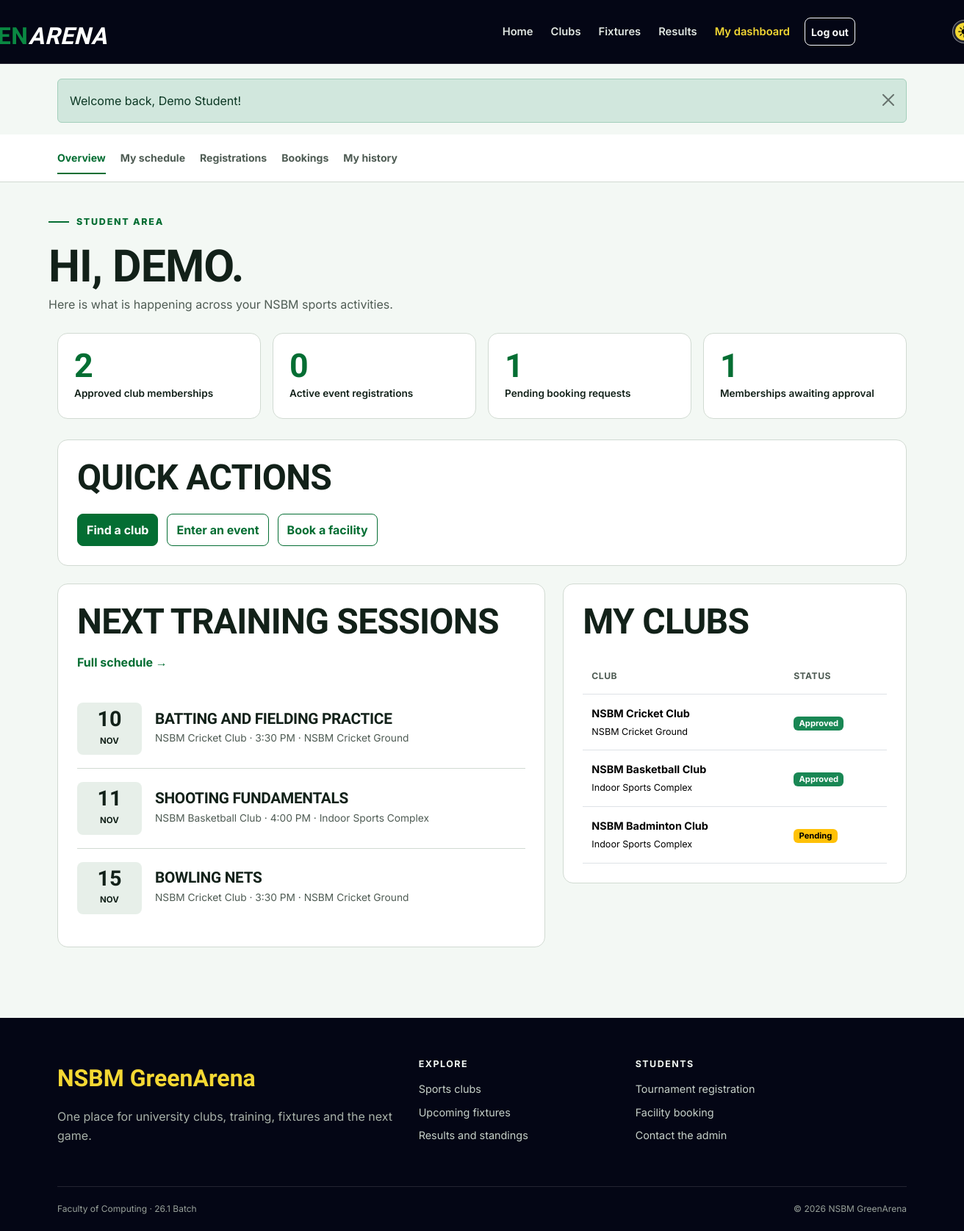
The page /student/dashboard.php (signed in) on the database its author committed.
### tables this page shows
CREATE TABLE users (
    id INT UNSIGNED AUTO_INCREMENT PRIMARY KEY,
    student_id VARCHAR(20) NOT NULL UNIQUE,
    full_name VARCHAR(100) NOT NULL,
    email VARCHAR(120) NOT NULL UNIQUE,
    password_hash VARCHAR(255) NOT NULL,
    role ENUM('student', 'admin') NOT NULL DEFAULT 'student',
    created_at TIMESTAMP DEFAULT CURRENT_TIMESTAMP
);

CREATE TABLE training_sessions (
    id INT UNSIGNED AUTO_INCREMENT PRIMARY KEY,
    club_id INT UNSIGNED NOT NULL,
    title VARCHAR(120) NOT NULL,
    session_date DATE NOT NULL,
    start_time TIME NOT NULL,
    end_time TIME NOT NULL,
    venue VARCHAR(120) NOT NULL,
    created_at TIMESTAMP DEFAULT CURRENT_TIMESTAMP,
    FOREIGN KEY (club_id) REFERENCES clubs(id) ON DELETE CASCADE
);

CREATE TABLE clubs (
    id INT UNSIGNED AUTO_INCREMENT PRIMARY KEY,
    name VARCHAR(100) NOT NULL UNIQUE,
    sport VARCHAR(80) NOT NULL,
    description TEXT NOT NULL,
    coach_name VARCHAR(100) NOT NULL,
    meeting_day VARCHAR(20) NOT NULL,
    location VARCHAR(120) NOT NULL,
    max_members SMALLINT UNSIGNED NOT NULL DEFAULT 30,
    status ENUM('active', 'inactive') NOT NULL DEFAULT 'active',
    created_at TIMESTAMP DEFAULT CURRENT_TIMESTAMP
);

CREATE TABLE memberships (
    id INT UNSIGNED AUTO_INCREMENT PRIMARY KEY,
    user_id INT UNSIGNED NOT NULL,
    club_id INT UNSIGNED NOT NULL,
    status ENUM('pending', 'approved', 'rejected') NOT NULL DEFAULT 'pending',
    joined_at TIMESTAMP DEFAULT CURRENT_TIMESTAMP,
    reviewed_at TIMESTAMP NULL,
    UNIQUE KEY unique_membership (user_id, club_id),
    FOREIGN KEY (user_id) REFERENCES users(id) ON DELETE CASCADE,
    FOREIGN KEY (club_id) REFERENCES clubs(id) ON DELETE CASCADE
);

### includes/auth.php (called while the page is built, shortened)
<?php
function current_user()
{
    $user = fetch_one('SELECT id, student_id, full_name, email, role FROM users WHERE id = ?', [$_SESSION['user_id']]);
    return $user;
}

### student/dashboard.php (the view, shortened to what this page needs)
<?php
$user = current_user();
$clubCount = (int) fetch_one("SELECT COUNT(*) AS total FROM memberships WHERE user_id = ? AND status = 'approved'", [$user['id']])['total'];
$registrationCount = (int) fetch_one("SELECT (SELECT COUNT(*) FROM tournament_registrations WHERE user_id = ? AND status = 'registered') + (SELECT COUNT(*) FROM match_registrations WHERE user_id = ? AND status = 'registered') AS total", [$user['id'], $user['id']])['total'];
$pendingBookings = (int) fetch_one("SELECT COUNT(*) AS total FROM bookings WHERE user_id = ? AND status = 'pending'", [$user['id']])['total'];
$pendingMemberships = (int) fetch_one("SELECT COUNT(*) AS total FROM memberships WHERE user_id = ? AND status = 'pending'", [$user['id']])['total'];
$myClubs = fetch_all("SELECT c.name, c.sport, c.location, m.status
    FROM memberships m
    JOIN clubs c ON c.id = m.club_id
    WHERE m.user_id = ?
    ORDER BY m.joined_at DESC", [$user['id']]);
$upcoming = fetch_all("SELECT s.*, c.name AS club_name
    FROM training_sessions s
    JOIN clubs c ON c.id = s.club_id
    JOIN memberships m ON m.club_id = c.id
    WHERE m.user_id = ? AND m.status = 'approved' AND s.session_date >= CURDATE()
    ORDER BY s.session_date, s.start_time
    LIMIT 4", [$user['id']]);
include __DIR__ . '/../includes/header.php';
include __DIR__ . '/../includes/student_nav.php';
?>
<div class="container dashboard-head"><span class="section-kicker">Student area</span>
    <h1>Hi, <?= e(explode(' ', $user['full_name'])[0]) ?>.</h1>
    <p>Here is what is happening across your NSBM sports activities.</p>
</div>
<div class="container dashboard-content">
    <div class="metric-grid">
        <div class="metric-card"><strong><?= $clubCount ?></strong><span>Approved club memberships</span>
        </div>
        <div class="metric-card"><strong><?= $registrationCount ?></strong><span>Active event registrations</span>
        </div>
        <div class="metric-card"><strong><?= $pendingBookings ?></strong><span>Pending booking requests</span>
        </div>
        <div class="metric-card"><strong><?= $pendingMemberships ?></strong><span>Memberships awaiting approval</span>
        </div>
    </div>
    <div class="content-panel">
        <div class="page-title-row">
            <h2>Quick actions</h2>
        </div>
        <div class="quick-actions">
            <a class="btn btn-sport" href="<?= e(url('clubs.php')) ?>">Find a club</a>
            <a class="btn btn-outline-sport" href="<?= e(url('student/registrations.php')) ?>">Enter an event</a>
            <a class="btn btn-outline-sport" href="<?= e(url('student/bookings.php')) ?>">Book a facility</a>
        </div>
    </div>
    <div class="row g-4">
        <div class="col-lg-7">
            <section class="content-panel">
                <div class="page-title-row">
                    <h2>Next training sessions</h2><a class="link-arrow" href="<?= e(url('student/calendar.php')) ?>">Full schedule</a>
                </div><?php if ($upcoming): ?>
                    <ul class="schedule-list"><?php foreach ($upcoming as $session): ?>
                            <li class="schedule-item">
                                <div class="date-block"><strong><?= format_date($session['session_date'], 'd') ?></strong><span><?= format_date($session['session_date'], 'M') ?></span>
                                </div>
                                <div>
                                    <h3><?= e($session['title']) ?></h3>
                                    <p><?= e($session['club_name']) ?> · <?= format_time($session['start_time']) ?> · <?= e($session['venue']) ?></p>
                                </div>
                        </li><?php endforeach; ?>
                    </ul>
                <?php else: ?>
                    <p class="mb-0">No sessions yet. Join an approved club to see its training schedule.</p>
                <?php endif; ?>
            </section>
        </div>
        <div class="col-lg-5">
            <section class="content-panel">
                <h2 class="mb-4">My clubs</h2><?php if ($myClubs): ?>
                    <div class="table-responsive">
                        <table class="table">
                            <thead>
                                <tr>
                                    <th>Club</th>
                                    <th>Status</th>
                                </tr>
                            </thead>
                            <tbody>
                                <?php foreach ($myClubs as $club): ?>
                                    <tr>
                                        <td><strong><?= e($club['name']) ?></strong><br><small><?= e($club['location']) ?></small></td>
                                        <td><?= status_badge($club['status']) ?></td>
                                </tr><?php endforeach; ?>
                            </tbody>
                        </table>
                    </div>
                <?php else: ?>
                    <p>You have not requested a club membership yet.</p><a class="link-arrow" href="<?= e(url('clubs.php')) ?>">Browse clubs</a>
                <?php endif; ?>
            </section>
        </div>
    </div>
</div>
<?php include __DIR__ . '/../includes/footer.php'; ?>

### includes/functions.php (shortened to what this page needs)
<?php
function e($value)
{
    return htmlspecialchars($value ?? '', ENT_QUOTES);
}
function url($path = '')
{
    return BASE_PATH . '/' . ltrim($path, '/');
}
function run_query($sql, $params = [])
{
    global $connection;
    $statement = mysqli_prepare($connection, $sql);
    if (count($params) > 0) {
        $types = str_repeat('s', count($params));
        mysqli_stmt_bind_param($statement, $types, ...$params);
    }
    if (!mysqli_stmt_execute($statement)) {
        die('SQL error: ' . mysqli_stmt_error($statement));
    }
    return $statement;
}
function fetch_all($sql, $params = [])
{
    $statement = run_query($sql, $params);
    $result = mysqli_stmt_get_result($statement);
    return mysqli_fetch_all($result, MYSQLI_ASSOC);
}
function fetch_one($sql, $params = [])
{
    $rows = fetch_all($sql, $params);
    if (count($rows) > 0) {
        return $rows[0];
    }
    return false;
}
function format_date($date, $format = 'd M Y')
{
    if ($date) {
        return date($format, strtotime($date));
    }
    return 'Not set';
}
function format_time($time)
{
    if ($time) {
        return date('g:i A', strtotime($time));
    }
    return 'Not set';
}
function status_badge($status)
{
    $classes = [
        'approved' => 'success',
        'active' => 'success',
        'completed' => 'success',
        'registered' => 'success',
        'ongoing' => 'info',
        'scheduled' => 'info',
        'pending' => 'warning',
        'upcoming' => 'warning',
        'rejected' => 'danger',
        'cancelled' => 'danger',
        'maintenance' => 'danger',
        'inactive' => 'secondary',
        'withdrawn' => 'secondary',
    ];
    $class = $classes[$status] ?? 'secondary';
    return '<span class="badge text-bg-' . $class . '">' . e(ucfirst($status)) . '</span>';
}

### assets/css/style.css (style rules this page uses)
:root { --navy-950: #040615; --navy-900: #0d1023; --navy-800: #191d34; --green-600: #0a8842; --green-700: #046e33; --green-800: #055728; --yellow-400: #f4d833; --paper-50: #f3f8f4; --paper-100: #e7efe9; --ink-900: #122119; --ink-600: #4f5c54; --page-bg: var(--paper-50); --page-text: var(--ink-900); --muted-text: var(--ink-600); --brand: var(--green-700); --brand-hover: var(--green-800); --highlight: var(--yellow-400); --highlight2: var(--green-600); --dark-surface: var(--navy-950); --line: #d1dad2; --radius-sm: 8px; --radius-md: 14px; --radius-lg: 22px; --shadow: 0 12px 32px rgba(11, 26, 18, 0.08); }
* { box-sizing: border-box; }
html { scroll-behavior: smooth; }
body { min-height: 100dvh; margin: 0; background: var(--page-bg); color: var(--page-text); font-family: "Inter", sans-serif; font-size: 16px; line-height: 1.65; }
a { color: var(--brand); text-underline-offset: 3px; }
button, a, input, select, textarea { transition: color 180ms ease-out, background-color 180ms ease-out, border-color 180ms ease-out, transform 180ms ease-out; }
h1, h2, h3, h4, .display-font { font-family: "Barlow Condensed", sans-serif; font-weight: 700; line-height: 1.05; letter-spacing: -0.015em; }
h1 { font-size: clamp(2.5rem, 6vw, 4.8rem); }
h2 { font-size: clamp(2rem, 4vw, 3rem); }
h3 { font-size: 1.55rem; }
p { max-width: 72ch; }
.container { max-width: 1180px; }
.btn { min-height: 44px; display: inline-flex; align-items: center; justify-content: center; gap: 8px; font-weight: 700; border-radius: var(--radius-sm); }
.btn-sport { background: var(--brand); border-color: var(--brand); color: #fff; }
.btn-outline-sport { color: var(--brand); border-color: var(--brand); }
.link-arrow { font-weight: 700; text-decoration: none; }
.link-arrow::after { content: " →"; }
.hero-kicker, .section-kicker { display: inline-flex; align-items: center; gap: 10px; margin-bottom: 18px; color: var(--brand); font-size: 0.78rem; font-weight: 800; letter-spacing: 0.14em; text-transform: uppercase; }
.hero-kicker::before, .section-kicker::before { content: ""; width: 28px; height: 2px; background: currentColor; }
.page-title-row { display: flex; flex-wrap: wrap; justify-content: space-between; align-items: center; gap: 16px; margin-bottom: 24px; }
.page-title-row h1, .page-title-row h2 { margin: 0; }
.content-panel { padding: 26px; margin-bottom: 24px; background: #fff; border: 1px solid var(--line); border-radius: var(--radius-md); }
.content-panel h2, .content-panel h3 { text-transform: uppercase; }
.dashboard-head { padding: 36px 0 26px; }
.dashboard-head h1 { margin: 0; font-size: clamp(2.5rem, 5vw, 3.8rem); text-transform: uppercase; }
.dashboard-head p { margin: 6px 0 0; color: var(--muted-text); }
.dashboard-content { padding-bottom: 72px; }
.metric-grid { display: grid; grid-template-columns: repeat(4, 1fr); gap: 16px; margin-bottom: 28px; }
.metric-card { padding: 22px; background: #fff; border: 1px solid var(--line); border-radius: var(--radius-md); }
.metric-card strong { display: block; color: var(--brand); font-family: "Barlow Condensed", sans-serif; font-size: 2.8rem; line-height: 1; font-variant-numeric: tabular-nums; }
.metric-card span { font-size: 0.85rem; font-weight: 600; }
.quick-actions { display: flex; flex-wrap: wrap; gap: 12px; }
.schedule-list { list-style: none; margin: 0; padding: 0; }
.schedule-item { display: grid; grid-template-columns: 88px 1fr auto; gap: 18px; align-items: center; padding: 18px 0; border-bottom: 1px solid var(--line); }
.schedule-item:last-child { border-bottom: 0; }
.date-block { text-align: center; padding: 8px; background: var(--paper-100); border-radius: var(--radius-sm); font-variant-numeric: tabular-nums; }
.date-block strong { display: block; font-family: "Barlow Condensed", sans-serif; font-size: 1.8rem; line-height: 1; }
.date-block span { font-size: 0.72rem; font-weight: 700; text-transform: uppercase; }
.schedule-item h3 { margin: 0 0 4px; font-size: 1.3rem; }
.schedule-item p { margin: 0; color: var(--muted-text); font-size: 0.86rem; }
.table { margin-bottom: 0; vertical-align: middle; }
.table > :not(caption) > * > * { padding: 14px 12px; }
.table thead th { color: var(--muted-text); font-size: 0.76rem; letter-spacing: 0.04em; text-transform: uppercase; white-space: nowrap; }
.table tbody td { font-size: 0.9rem; }
.badge { font-size: 0.7rem; }

### rows shown on the page
users: full_name "DEMO", id "2"
training_sessions: session_date "10", session_date "NOV", title "BATTING AND FIELDING PRACTICE", club.name "NSBM Cricket Club", start_time "3:30 PM", venue "NSBM Cricket Ground"
training_sessions: session_date "11", session_date "NOV", title "SHOOTING FUNDAMENTALS", club.name "NSBM Basketball Club", start_time "4:00 PM", venue "Indoor Sports Complex"
training_sessions: session_date "15", session_date "NOV", title "BOWLING NETS", club.name "NSBM Cricket Club", start_time "3:30 PM", venue "NSBM Cricket Ground"
memberships: club.name "NSBM Cricket Club", club.location "NSBM Cricket Ground", status "Approved"
memberships: club.name "NSBM Basketball Club", club.location "Indoor Sports Complex", status "Approved"
memberships: club.name "NSBM Badminton Club", club.location "Indoor Sports Complex", status "Pending"

### other values the page prints
$message['message'] "Welcome back, Demo Student!"
$registrationCount "0"
$pendingBookings "1"
$pendingMemberships "1"
